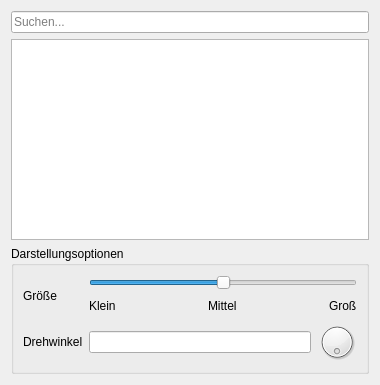
<?xml version="1.0" encoding="UTF-8"?>
<ui version="4.0">
 <class>Form</class>
 <widget class="QWidget" name="Form">
  <property name="geometry">
   <rect>
    <x>0</x>
    <y>0</y>
    <width>380</width>
    <height>385</height>
   </rect>
  </property>
  <property name="windowTitle">
   <string>Form</string>
  </property>
  <layout class="QVBoxLayout" name="verticalLayout">
   <item>
    <widget class="QLineEdit" name="editSearch">
     <property name="placeholderText">
      <string>Suchen...</string>
     </property>
     <property name="clearButtonEnabled">
      <bool>true</bool>
     </property>
    </widget>
   </item>
   <item>
    <widget class="QTableView" name="tableView">
     <property name="sizePolicy">
      <sizepolicy hsizetype="Preferred" vsizetype="MinimumExpanding">
       <horstretch>0</horstretch>
       <verstretch>0</verstretch>
      </sizepolicy>
     </property>
    </widget>
   </item>
   <item>
    <widget class="QGroupBox" name="styleGroup">
     <property name="title">
      <string>Darstellungsoptionen</string>
     </property>
     <property name="flat">
      <bool>false</bool>
     </property>
     <layout class="QGridLayout" name="gridLayout">
      <item row="0" column="0">
       <widget class="QLabel" name="label">
        <property name="text">
         <string>Größe</string>
        </property>
       </widget>
      </item>
      <item row="1" column="0">
       <widget class="QLabel" name="label_5">
        <property name="sizePolicy">
         <sizepolicy hsizetype="Preferred" vsizetype="Preferred">
          <horstretch>0</horstretch>
          <verstretch>0</verstretch>
         </sizepolicy>
        </property>
        <property name="text">
         <string>Drehwinkel</string>
        </property>
       </widget>
      </item>
      <item row="1" column="1">
       <layout class="QHBoxLayout" name="horizontalLayout_2">
        <item>
         <widget class="QLineEdit" name="angleEdit">
          <property name="sizePolicy">
           <sizepolicy hsizetype="Expanding" vsizetype="Fixed">
            <horstretch>0</horstretch>
            <verstretch>0</verstretch>
           </sizepolicy>
          </property>
         </widget>
        </item>
        <item>
         <widget class="QDial" name="angleDial">
          <property name="enabled">
           <bool>true</bool>
          </property>
          <property name="sizePolicy">
           <sizepolicy hsizetype="Preferred" vsizetype="Preferred">
            <horstretch>0</horstretch>
            <verstretch>0</verstretch>
           </sizepolicy>
          </property>
          <property name="maximumSize">
           <size>
            <width>40</width>
            <height>40</height>
           </size>
          </property>
          <property name="maximum">
           <number>359</number>
          </property>
          <property name="orientation">
           <enum>Qt::Horizontal</enum>
          </property>
          <property name="invertedAppearance">
           <bool>true</bool>
          </property>
          <property name="invertedControls">
           <bool>true</bool>
          </property>
          <property name="wrapping">
           <bool>true</bool>
          </property>
          <property name="notchesVisible">
           <bool>false</bool>
          </property>
         </widget>
        </item>
       </layout>
      </item>
      <item row="0" column="1">
       <layout class="QVBoxLayout" name="verticalLayout_2">
        <item>
         <widget class="QSlider" name="sizeSlider">
          <property name="minimum">
           <number>1</number>
          </property>
          <property name="maximum">
           <number>99</number>
          </property>
          <property name="singleStep">
           <number>1</number>
          </property>
          <property name="sliderPosition">
           <number>50</number>
          </property>
          <property name="tracking">
           <bool>true</bool>
          </property>
          <property name="orientation">
           <enum>Qt::Horizontal</enum>
          </property>
          <property name="tickPosition">
           <enum>QSlider::NoTicks</enum>
          </property>
         </widget>
        </item>
        <item>
         <layout class="QHBoxLayout" name="horizontalLayout">
          <item>
           <widget class="QLabel" name="label_3">
            <property name="text">
             <string>Klein</string>
            </property>
           </widget>
          </item>
          <item>
           <spacer name="horizontalSpacer_2">
            <property name="orientation">
             <enum>Qt::Horizontal</enum>
            </property>
            <property name="sizeHint" stdset="0">
             <size>
              <width>40</width>
              <height>20</height>
             </size>
            </property>
           </spacer>
          </item>
          <item>
           <widget class="QLabel" name="label_4">
            <property name="text">
             <string>Mittel</string>
            </property>
           </widget>
          </item>
          <item>
           <spacer name="horizontalSpacer">
            <property name="orientation">
             <enum>Qt::Horizontal</enum>
            </property>
            <property name="sizeHint" stdset="0">
             <size>
              <width>40</width>
              <height>20</height>
             </size>
            </property>
           </spacer>
          </item>
          <item>
           <widget class="QLabel" name="label_2">
            <property name="text">
             <string>Groß</string>
            </property>
           </widget>
          </item>
         </layout>
        </item>
       </layout>
      </item>
     </layout>
    </widget>
   </item>
  </layout>
 </widget>
 <resources/>
 <connections/>
</ui>
